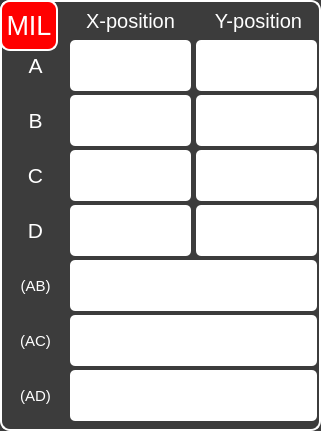
  <widget class="QFrame" name="frame1B">
   <property name="geometry">
    <rect>
     <x>190</x>
     <y>870</y>
     <width>321</width>
     <height>431</height>
    </rect>
   </property>
   <property name="font">
    <font>
     <family>Ubuntu</family>
    </font>
   </property>
   <property name="styleSheet">
    <string notr="true">background:rgb(60, 60, 60);
border-radius: 10px;
border: 2px solid white;</string>
   </property>
   <property name="frameShape">
    <enum>QFrame::StyledPanel</enum>
   </property>
   <property name="frameShadow">
    <enum>QFrame::Raised</enum>
   </property>
   <widget class="QLabel" name="label_26">
    <property name="geometry">
     <rect>
      <x>5</x>
      <y>315</y>
      <width>61</width>
      <height>51</height>
     </rect>
    </property>
    <property name="font">
     <font>
      <family>Ubuntu</family>
      <pointsize>11</pointsize>
     </font>
    </property>
    <property name="styleSheet">
     <string notr="true">color: white;
border: 2px solid rgb(60, 60, 60);</string>
    </property>
    <property name="text">
     <string>(AC)</string>
    </property>
    <property name="alignment">
     <set>Qt::AlignCenter</set>
    </property>
   </widget>
   <widget class="QLabel" name="label_21">
    <property name="geometry">
     <rect>
      <x>5</x>
      <y>260</y>
      <width>61</width>
      <height>51</height>
     </rect>
    </property>
    <property name="font">
     <font>
      <family>Ubuntu</family>
      <pointsize>11</pointsize>
     </font>
    </property>
    <property name="styleSheet">
     <string notr="true">color: white;
border: 2px solid rgb(60, 60, 60);</string>
    </property>
    <property name="text">
     <string>(AB)</string>
    </property>
    <property name="alignment">
     <set>Qt::AlignCenter</set>
    </property>
   </widget>
   <widget class="QLabel" name="label_18">
    <property name="geometry">
     <rect>
      <x>5</x>
      <y>95</y>
      <width>61</width>
      <height>51</height>
     </rect>
    </property>
    <property name="font">
     <font>
      <family>Ubuntu</family>
      <pointsize>16</pointsize>
     </font>
    </property>
    <property name="styleSheet">
     <string notr="true">color: white;
border: 2px solid rgb(60, 60, 60);</string>
    </property>
    <property name="text">
     <string>B</string>
    </property>
    <property name="alignment">
     <set>Qt::AlignCenter</set>
    </property>
   </widget>
   <widget class="QLabel" name="label_20">
    <property name="geometry">
     <rect>
      <x>5</x>
      <y>40</y>
      <width>61</width>
      <height>51</height>
     </rect>
    </property>
    <property name="font">
     <font>
      <family>Ubuntu</family>
      <pointsize>16</pointsize>
     </font>
    </property>
    <property name="styleSheet">
     <string notr="true">color: white;
border: 2px solid rgb(60, 60, 60);</string>
    </property>
    <property name="text">
     <string>A</string>
    </property>
    <property name="alignment">
     <set>Qt::AlignCenter</set>
    </property>
   </widget>
   <widget class="QLabel" name="x_1B">
    <property name="geometry">
     <rect>
      <x>75</x>
      <y>5</y>
      <width>111</width>
      <height>31</height>
     </rect>
    </property>
    <property name="font">
     <font>
      <family>Ubuntu</family>
      <pointsize>15</pointsize>
     </font>
    </property>
    <property name="styleSheet">
     <string notr="true">color: white;
border: 2px solid rgb(60, 60, 60);</string>
    </property>
    <property name="text">
     <string>X-position</string>
    </property>
    <property name="alignment">
     <set>Qt::AlignCenter</set>
    </property>
   </widget>
   <widget class="QLabel" name="y_1B">
    <property name="geometry">
     <rect>
      <x>203</x>
      <y>5</y>
      <width>111</width>
      <height>31</height>
     </rect>
    </property>
    <property name="font">
     <font>
      <family>Ubuntu</family>
      <pointsize>15</pointsize>
     </font>
    </property>
    <property name="styleSheet">
     <string notr="true">color: white;
border: 2px solid rgb(60, 60, 60);</string>
    </property>
    <property name="text">
     <string>Y-position</string>
    </property>
    <property name="alignment">
     <set>Qt::AlignCenter</set>
    </property>
   </widget>
   <widget class="QLabel" name="label_19">
    <property name="geometry">
     <rect>
      <x>5</x>
      <y>205</y>
      <width>61</width>
      <height>51</height>
     </rect>
    </property>
    <property name="font">
     <font>
      <family>Ubuntu</family>
      <pointsize>16</pointsize>
     </font>
    </property>
    <property name="styleSheet">
     <string notr="true">color: white;
border: 2px solid rgb(60, 60, 60);</string>
    </property>
    <property name="text">
     <string>D</string>
    </property>
    <property name="alignment">
     <set>Qt::AlignCenter</set>
    </property>
   </widget>
   <widget class="QLabel" name="label_23">
    <property name="geometry">
     <rect>
      <x>5</x>
      <y>150</y>
      <width>61</width>
      <height>51</height>
     </rect>
    </property>
    <property name="font">
     <font>
      <family>Ubuntu</family>
      <pointsize>16</pointsize>
     </font>
    </property>
    <property name="styleSheet">
     <string notr="true">color: white;
border: 2px solid rgb(60, 60, 60);</string>
    </property>
    <property name="text">
     <string>C</string>
    </property>
    <property name="alignment">
     <set>Qt::AlignCenter</set>
    </property>
   </widget>
   <widget class="QLabel" name="label_27">
    <property name="geometry">
     <rect>
      <x>5</x>
      <y>370</y>
      <width>61</width>
      <height>51</height>
     </rect>
    </property>
    <property name="font">
     <font>
      <family>Ubuntu</family>
      <pointsize>11</pointsize>
     </font>
    </property>
    <property name="styleSheet">
     <string notr="true">color: white;
border: 2px solid rgb(60, 60, 60);</string>
    </property>
    <property name="text">
     <string>(AD)</string>
    </property>
    <property name="alignment">
     <set>Qt::AlignCenter</set>
    </property>
   </widget>
   <widget class="QLineEdit" name="Ax_1B">
    <property name="enabled">
     <bool>true</bool>
    </property>
    <property name="geometry">
     <rect>
      <x>70</x>
      <y>40</y>
      <width>121</width>
      <height>51</height>
     </rect>
    </property>
    <property name="font">
     <font>
      <family>Ubuntu Condensed</family>
      <pointsize>24</pointsize>
     </font>
    </property>
    <property name="styleSheet">
     <string notr="true">border: 2px white;
border-radius: 5px;
padding: 0 8px;
background: white;
color: red;</string>
    </property>
    <property name="inputMethodHints">
     <set>Qt::ImhNone</set>
    </property>
    <property name="inputMask">
     <string/>
    </property>
    <property name="maxLength">
     <number>20</number>
    </property>
   </widget>
   <widget class="QLineEdit" name="Ay_1B">
    <property name="enabled">
     <bool>true</bool>
    </property>
    <property name="geometry">
     <rect>
      <x>196</x>
      <y>40</y>
      <width>121</width>
      <height>51</height>
     </rect>
    </property>
    <property name="font">
     <font>
      <family>Ubuntu Condensed</family>
      <pointsize>24</pointsize>
     </font>
    </property>
    <property name="styleSheet">
     <string notr="true">border: 2px white;
border-radius: 5px;
padding: 0 8px;
background: white;
color: red;</string>
    </property>
    <property name="inputMethodHints">
     <set>Qt::ImhNone</set>
    </property>
    <property name="inputMask">
     <string/>
    </property>
    <property name="maxLength">
     <number>20</number>
    </property>
   </widget>
   <widget class="QLineEdit" name="Bx_1B">
    <property name="enabled">
     <bool>true</bool>
    </property>
    <property name="geometry">
     <rect>
      <x>70</x>
      <y>95</y>
      <width>121</width>
      <height>51</height>
     </rect>
    </property>
    <property name="font">
     <font>
      <family>Ubuntu Condensed</family>
      <pointsize>24</pointsize>
     </font>
    </property>
    <property name="styleSheet">
     <string notr="true">border: 2px white;
border-radius: 5px;
padding: 0 8px;
background: white;
color: red;</string>
    </property>
    <property name="inputMethodHints">
     <set>Qt::ImhNone</set>
    </property>
    <property name="inputMask">
     <string/>
    </property>
    <property name="maxLength">
     <number>20</number>
    </property>
   </widget>
   <widget class="QLineEdit" name="By_1B">
    <property name="enabled">
     <bool>true</bool>
    </property>
    <property name="geometry">
     <rect>
      <x>196</x>
      <y>95</y>
      <width>121</width>
      <height>51</height>
     </rect>
    </property>
    <property name="font">
     <font>
      <family>Ubuntu Condensed</family>
      <pointsize>24</pointsize>
     </font>
    </property>
    <property name="styleSheet">
     <string notr="true">border: 2px white;
border-radius: 5px;
padding: 0 8px;
background: white;
color: red;</string>
    </property>
    <property name="inputMethodHints">
     <set>Qt::ImhNone</set>
    </property>
    <property name="inputMask">
     <string/>
    </property>
    <property name="maxLength">
     <number>20</number>
    </property>
   </widget>
   <widget class="QLineEdit" name="Cx_1B">
    <property name="enabled">
     <bool>true</bool>
    </property>
    <property name="geometry">
     <rect>
      <x>70</x>
      <y>150</y>
      <width>121</width>
      <height>51</height>
     </rect>
    </property>
    <property name="font">
     <font>
      <family>Ubuntu Condensed</family>
      <pointsize>24</pointsize>
     </font>
    </property>
    <property name="styleSheet">
     <string notr="true">border: 2px white;
border-radius: 5px;
padding: 0 8px;
background: white;
color: red;</string>
    </property>
    <property name="inputMethodHints">
     <set>Qt::ImhNone</set>
    </property>
    <property name="inputMask">
     <string/>
    </property>
    <property name="maxLength">
     <number>20</number>
    </property>
   </widget>
   <widget class="QLineEdit" name="Cy_1B">
    <property name="enabled">
     <bool>true</bool>
    </property>
    <property name="geometry">
     <rect>
      <x>196</x>
      <y>150</y>
      <width>121</width>
      <height>51</height>
     </rect>
    </property>
    <property name="font">
     <font>
      <family>Ubuntu Condensed</family>
      <pointsize>24</pointsize>
     </font>
    </property>
    <property name="styleSheet">
     <string notr="true">border: 2px white;
border-radius: 5px;
padding: 0 8px;
background: white;
color: red;</string>
    </property>
    <property name="inputMethodHints">
     <set>Qt::ImhNone</set>
    </property>
    <property name="inputMask">
     <string/>
    </property>
    <property name="maxLength">
     <number>20</number>
    </property>
   </widget>
   <widget class="QLineEdit" name="AB_1B">
    <property name="enabled">
     <bool>true</bool>
    </property>
    <property name="geometry">
     <rect>
      <x>70</x>
      <y>260</y>
      <width>247</width>
      <height>51</height>
     </rect>
    </property>
    <property name="font">
     <font>
      <family>Ubuntu Condensed</family>
      <pointsize>24</pointsize>
     </font>
    </property>
    <property name="styleSheet">
     <string notr="true">border: 2px white;
border-radius: 5px;
padding: 0 8px;
background: white;
color: black;</string>
    </property>
    <property name="inputMethodHints">
     <set>Qt::ImhNone</set>
    </property>
    <property name="inputMask">
     <string/>
    </property>
    <property name="maxLength">
     <number>20</number>
    </property>
   </widget>
   <widget class="QLineEdit" name="AC_1B">
    <property name="enabled">
     <bool>true</bool>
    </property>
    <property name="geometry">
     <rect>
      <x>70</x>
      <y>315</y>
      <width>247</width>
      <height>51</height>
     </rect>
    </property>
    <property name="font">
     <font>
      <family>Ubuntu Condensed</family>
      <pointsize>24</pointsize>
     </font>
    </property>
    <property name="styleSheet">
     <string notr="true">border: 2px white;
border-radius: 5px;
padding: 0 8px;
background: white;
color: black;</string>
    </property>
    <property name="inputMethodHints">
     <set>Qt::ImhNone</set>
    </property>
    <property name="inputMask">
     <string/>
    </property>
    <property name="maxLength">
     <number>20</number>
    </property>
   </widget>
   <widget class="QLineEdit" name="AD_1B">
    <property name="enabled">
     <bool>true</bool>
    </property>
    <property name="geometry">
     <rect>
      <x>70</x>
      <y>370</y>
      <width>247</width>
      <height>51</height>
     </rect>
    </property>
    <property name="font">
     <font>
      <family>Ubuntu Condensed</family>
      <pointsize>24</pointsize>
     </font>
    </property>
    <property name="styleSheet">
     <string notr="true">border: 2px white;
border-radius: 5px;
padding: 0 8px;
background: white;
color: black;</string>
    </property>
    <property name="inputMethodHints">
     <set>Qt::ImhNone</set>
    </property>
    <property name="inputMask">
     <string/>
    </property>
    <property name="maxLength">
     <number>20</number>
    </property>
   </widget>
   <widget class="QLineEdit" name="Dx_1B">
    <property name="enabled">
     <bool>true</bool>
    </property>
    <property name="geometry">
     <rect>
      <x>70</x>
      <y>205</y>
      <width>121</width>
      <height>51</height>
     </rect>
    </property>
    <property name="font">
     <font>
      <family>Ubuntu Condensed</family>
      <pointsize>24</pointsize>
     </font>
    </property>
    <property name="styleSheet">
     <string notr="true">border: 2px white;
border-radius: 5px;
padding: 0 8px;
background: white;
color: red;</string>
    </property>
    <property name="inputMethodHints">
     <set>Qt::ImhNone</set>
    </property>
    <property name="inputMask">
     <string/>
    </property>
    <property name="maxLength">
     <number>20</number>
    </property>
   </widget>
   <widget class="QLineEdit" name="Dy_1B">
    <property name="enabled">
     <bool>true</bool>
    </property>
    <property name="geometry">
     <rect>
      <x>196</x>
      <y>205</y>
      <width>121</width>
      <height>51</height>
     </rect>
    </property>
    <property name="font">
     <font>
      <family>Ubuntu Condensed</family>
      <pointsize>24</pointsize>
     </font>
    </property>
    <property name="styleSheet">
     <string notr="true">border: 2px white;
border-radius: 5px;
padding: 0 8px;
background: white;
color: red;</string>
    </property>
    <property name="inputMethodHints">
     <set>Qt::ImhNone</set>
    </property>
    <property name="inputMask">
     <string/>
    </property>
    <property name="maxLength">
     <number>20</number>
    </property>
   </widget>
   <widget class="QToolButton" name="btnDirAngleType_1B">
    <property name="geometry">
     <rect>
      <x>0</x>
      <y>0</y>
      <width>58</width>
      <height>51</height>
     </rect>
    </property>
    <property name="font">
     <font>
      <family>Ubuntu</family>
      <pointsize>20</pointsize>
     </font>
    </property>
    <property name="styleSheet">
     <string notr="true">color:white;
background:red;</string>
    </property>
    <property name="text">
     <string>MIL</string>
    </property>
   </widget>
  </widget>
